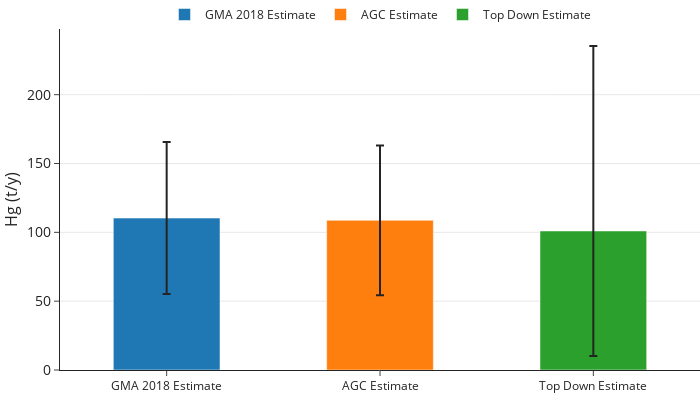

Notebook code for this chart:
### Code cell
fig = go.Figure()
fig.add_trace(go.Bar(
    name='GMA 2018 Estimate',
    x=['GMA 2018 Estimate'], y=[df_est['gma_2015'].loc['actual']],
    error_y=dict(type='percent', symmetric=False,
            value=50,
            valueminus=50)
))
fig.add_trace(go.Bar(
    name='AGC Estimate',
    x=['AGC Estimate'], y=[df_est['AGC_2018'].loc['actual']],
    error_y=dict(type='percent', symmetric=False,
            value=50,
            valueminus=50)
))
fig.add_trace(go.Bar(
    name='Top Down Estimate',
    x=['Top Down Estimate'], y=[df_est['TPP_2015'].loc['actual']],
    error_y=dict(type='percent', symmetric=False,
            value=133,
            valueminus=90)
))

fig.update_layout(barmode='group')
fig.update_traces(width=0.5)
fig.update_layout(
    autosize=False,
     width=700,
     height=400,
    template="simple_white",
    margin={"r":0,"t":0,"l":60,"b":30},
    yaxis =  {'showgrid': True} 
)

fig.update_layout(
                  xaxis_type='category',
                  yaxis_type='linear',
                  yaxis=dict(
                      title="Hg (t/y)",
                      titlefont_size=16,
                      tickfont_size=14,),
                  bargap=0.00, # gap between bars of adjacent location coordinates.
                  legend=dict(
        title=None, orientation="h", y=1.0, yanchor="bottom", x=0.5, xanchor="center"))
fig.update_yaxes(nticks=10)
fig.show()
fig_name='all_asgm_hgEstimates.svg'
path=fig_path+fig_name
pio.write_image(fig, path,format='svg',width=700,height=400)
# fig.write_image(path,format='svg',width=700,height=400)

### Figure 1 — Plotly figure (JSON) as saved in the notebook; plotly's stock layout.template omitted (floating-point values rounded to 4 significant figures)
{"data": [{"error_y": {"symmetric": false, "type": "percent", "value": 50, "valueminus": 50}, "name": "GMA 2018 Estimate", "type": "bar", "width": 0.5, "x": ["GMA 2018 Estimate"], "y": [110.4]}, {"error_y": {"symmetric": false, "type": "percent", "value": 50, "valueminus": 50}, "name": "AGC Estimate", "type": "bar", "width": 0.5, "x": ["AGC Estimate"], "y": [108.7]}, {"error_y": {"symmetric": false, "type": "percent", "value": 133, "valueminus": 90}, "name": "Top Down Estimate", "type": "bar", "width": 0.5, "x": ["Top Down Estimate"], "y": [101]}], "layout": {"autosize": false, "bargap": 0, "barmode": "group", "height": 400, "legend": {"orientation": "h", "title": {}, "x": 0.5, "xanchor": "center", "y": 1, "yanchor": "bottom"}, "margin": {"b": 30, "l": 60, "r": 0, "t": 0}, "width": 700, "xaxis": {"type": "category"}, "yaxis": {"nticks": 10, "showgrid": true, "tickfont": {"size": 14}, "title": {"font": {"size": 16}, "text": "Hg (t/y)"}, "type": "linear"}}}
